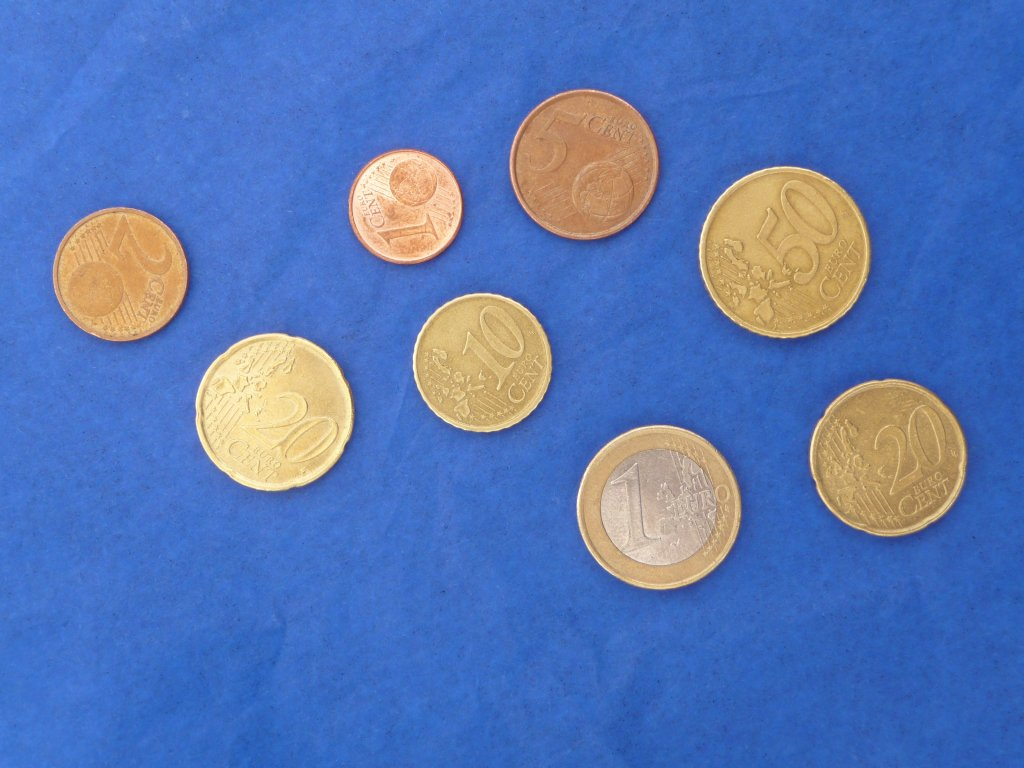
#> input picture PIV/gomespiv/piv/TL1/P1000697s.jpg, 1024 x 768 px
$ python teste.py
#> lines starting #> are read from the running program, lines starting #| are printed output that depends on the picture; after the words box and inside, x2 and y2 are one past the last pixel; in counts of white or black regions, pixels touching at a corner belong together
### PIV/gomespiv/piv/TL1/bwLabel.py
# filename: bwLabel Module
import cv2
import numpy as np

def labeling(bwImage):
    bw = bwImage.copy()
    (contourSeq, [contourHierarchy]) = cv2.findContours(bw, \
                    cv2.RETR_CCOMP, cv2.CHAIN_APPROX_SIMPLE)
    contours =[]
    grayLevel = 0
    outImage = np.zeros(bwImage.shape)
    for i in range(len(contourSeq)):
        cX = contourSeq[i]
        # tests if it is not an internal contour and its area is grater than a minArea value
        if cv2.contourArea(cX) > 1000.0 and contourHierarchy[i][3] < 0 and (contourHierarchy[i][2]< 0 and not eqcent(contourSeq[i],contourHierarchy[i][2])):
            approx = cv2.approxPolyDP(cX,0.04*cv2.arcLength(cX,True),True)
            if len(approx) >= 6:
                grayLevel = grayLevel+1;
                color = (grayLevel,grayLevel,grayLevel)
                cv2.drawContours(outImage, contourSeq, i, color, 1)
                contours.append(cX)

    return contours, grayLevel, outImage

def eqcent(cont1,cont2):
    m1 = cv2.moments(cont1)
    m2 = cv2.moments(cont2)
    c1x = int(m1['m10']/m1['m00'])
    c1y = int(m1['m01']/m1['m00'])
    c2x = int(m2['m10']/m2['m00'])
    c2y = int(m2['m01']/m2['m00'])
    return (c1x,c1y) == (c2x,c2y)

### PIV/gomespiv/piv/TL1/teste.py
# -*- coding: utf-8 -*-
import bwLabel
import psColor
import cv2
import numpy as np
font = cv2.FONT_HERSHEY_SIMPLEX
objectImage = cv2.imread('P1000697s.jpg') #8 moedas
#> objectImage is the input picture: shape (768, 1024, 3); mean B, G, R 181, 118.8, 87.8
# [8 lines of commented-out code are left out]
maxIntensity = 255.

newimage = maxIntensity*(objectImage/maxIntensity)**0.01
newimage = np.array(newimage, dtype='uint8')

imgSplit = cv2.split(newimage)
flag,b = cv2.threshold(imgSplit[2],0,255,cv2.THRESH_OTSU)
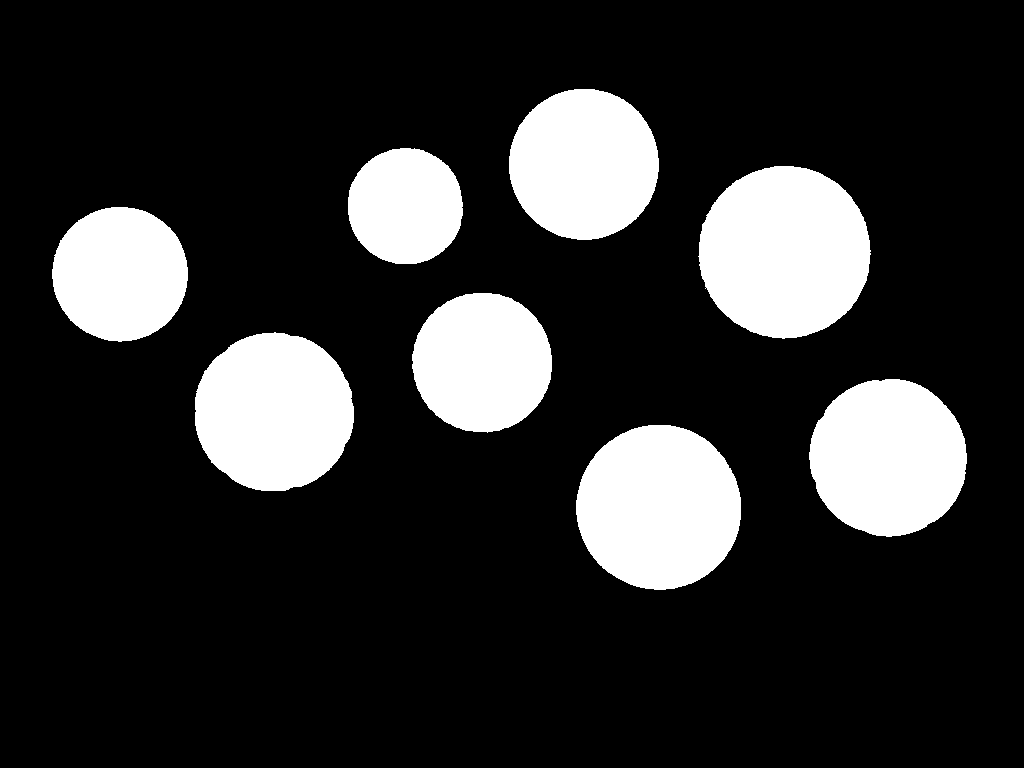
#> b: shape (768, 1024); 18.1% white; 8 white regions, largest, box (x1, y1, x2, y2) and area: (698, 166, 871, 339) 23311, (576, 425, 741, 590) 21379, (195, 332, 354, 491) 19877
#> flag = 252

element = cv2.getStructuringElement(cv2.MORPH_ELLIPSE,(14,14))
b = cv2.erode(b, element)
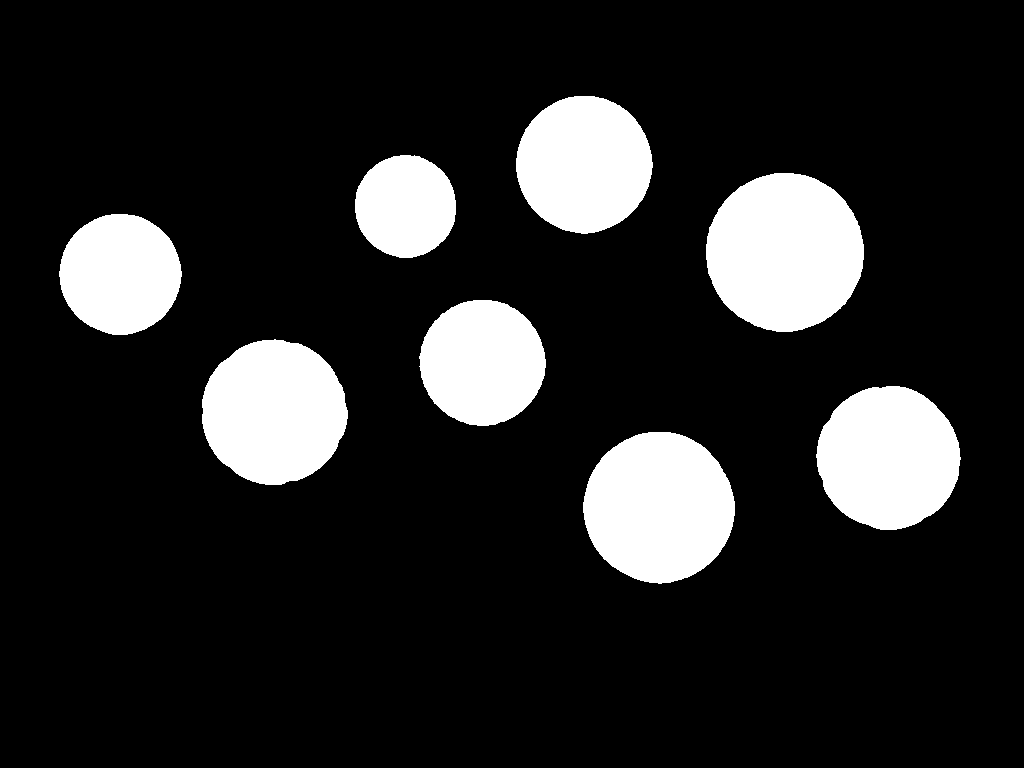
#> b: shape (768, 1024); 14.9% white; 8 white regions
contours, graylevel, outimage = bwLabel.labeling(b)
#> in labeling, `(contourSeq, [contourHierarchy]) = cv2.findContours(bw, \ cv2.RETR_CCO..`: contourSeq = 8 contours; box (x1, y1, x2, y2) and area: (706, 173, 864, 332) 19424, (583, 432, 735, 584) 17674, (202, 339, 348, 485) 16294, (816, 386, 961, 530) 15904, (516, 96, 653, 234) 14446, (419, 300, 546, 426) 12242, (59, 214, 182, 335) 11370, (355, 155, 456, 258) 8032; contourHierarchy = [[1, -1, -1, -1], [2, 0, -1, -1], [3, 1, -1, -1], [4, 2, -1, -1], [5, 3, -1, -1], [6, 4, -1, -1], [7, 5, -1, -1], [-1, 6, -1, -1]]
#> the loop in labeling, `for i in range(len(contourSeq)):` made 1 pass
#> after the loop in labeling, `for i in range(len(contourSeq)):`: contours = []; grayLevel = 0
#> (the run stopped early here; a loop or call above may not have finished)

$ run again, with PIV/gomespiv/piv/TL1/P1000699s.jpg copied over PIV/gomespiv/piv/TL1/P1000697s.jpg
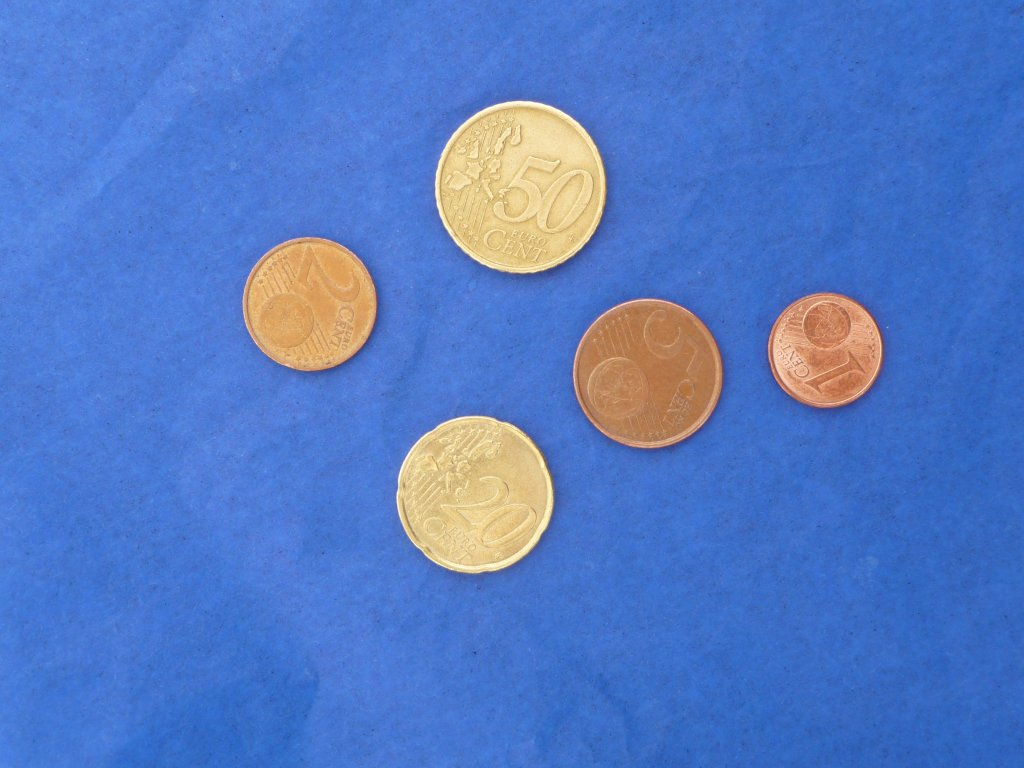
#> input picture PIV/gomespiv/piv/TL1/P1000699s.jpg, 1024 x 768 px
#> objectImage is the input picture: shape (768, 1024, 3); mean B, G, R 196.7, 122.1, 84.3
#> `flag,b = cv2.threshold(imgSplit[2],0,255,cv2.THRESH_OTSU)`:
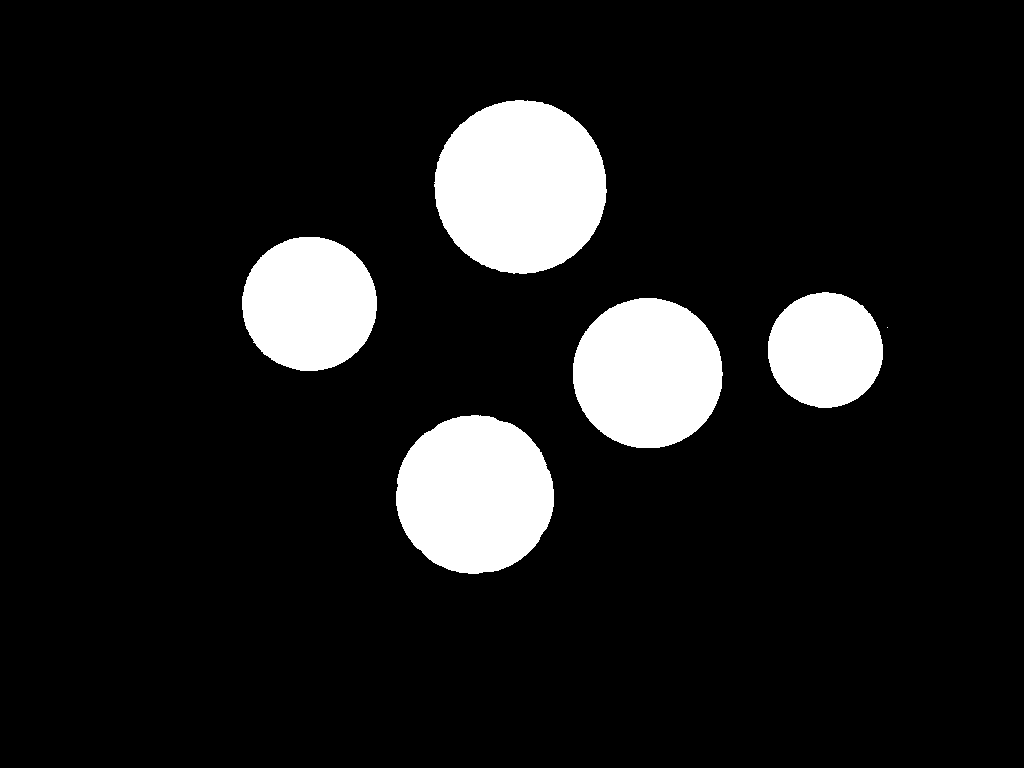
#> b: shape (768, 1024); 10.9% white; 6 white regions (1 under 20 px), largest, box (x1, y1, x2, y2) and area: (434, 100, 607, 274) 23485, (396, 415, 554, 574) 19641, (573, 298, 723, 448) 17698, (242, 237, 377, 371) 14256, (768, 292, 883, 408) 10456
#> flag = 252
#> `b = cv2.erode(b, element)`:
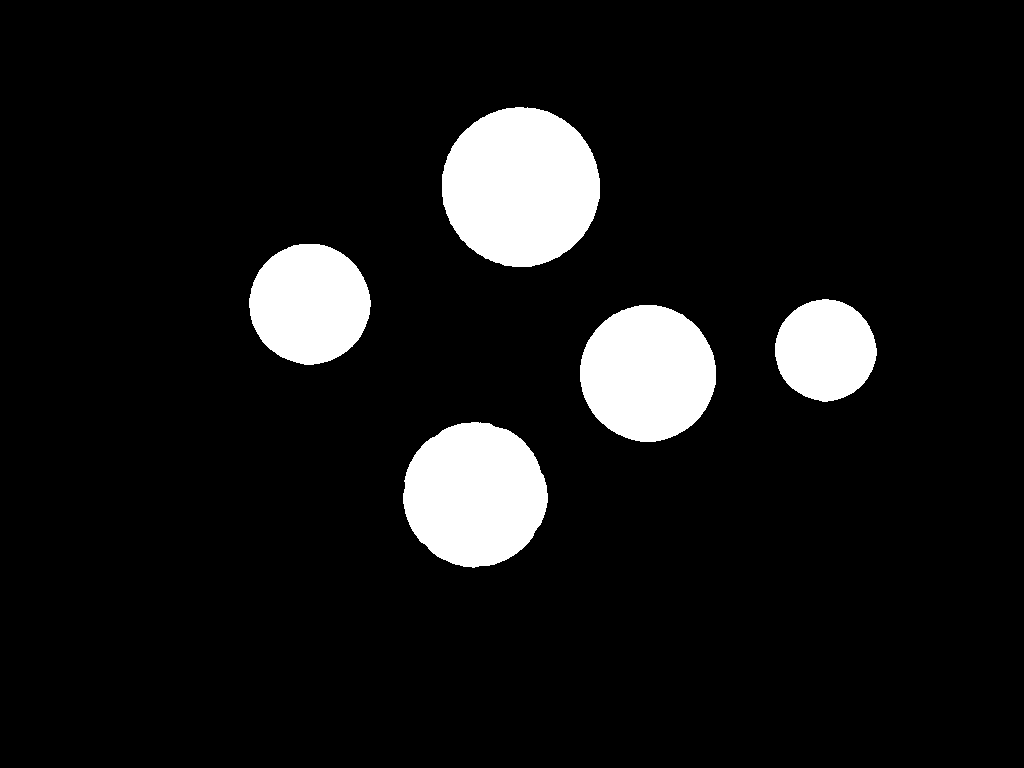
#> b: shape (768, 1024); 8.9% white; 5 white regions
#> contourSeq = 5 contours; box (x1, y1, x2, y2) and area: (442, 107, 600, 267) 19580, (403, 422, 548, 568) 16082, (580, 305, 716, 442) 14352, (249, 244, 371, 365) 11254, (775, 299, 877, 402) 7913; contourHierarchy = [[1, -1, -1, -1], [2, 0, -1, -1], [3, 1, -1, -1], [4, 2, -1, -1], [-1, 3, -1, -1]]
#> the loop in labeling, `for i in range(len(contourSeq)):` made 1 pass
#> after the loop in labeling, `for i in range(len(contourSeq)):`: contours = []; grayLevel = 0
